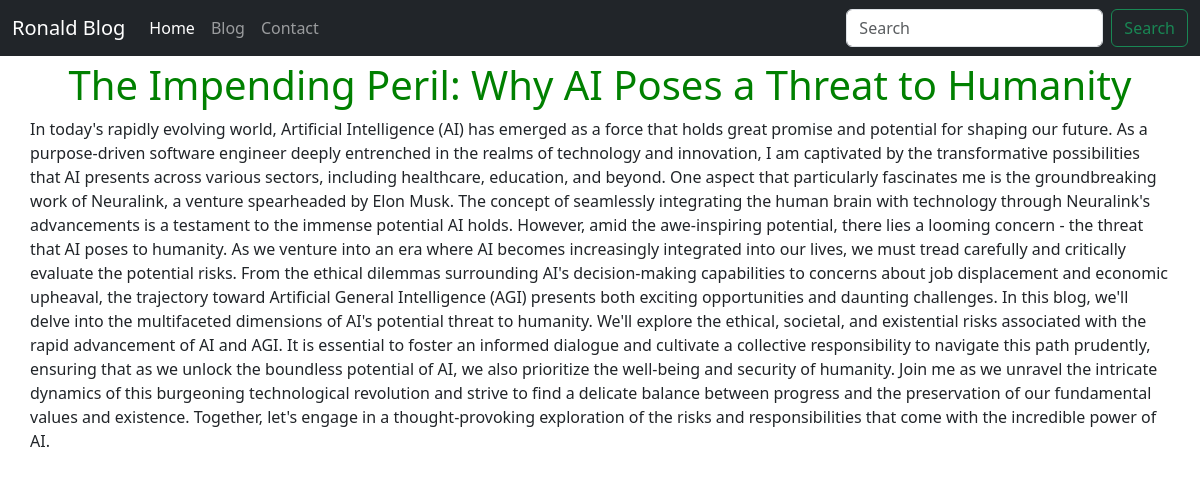
The app's page /blogpost/why-aI-poses-a-threat-to-humanity-1 with its own data.
### blog/models.py (models this page shows, shortened)
class Blog(models.Model):
    sno = models.AutoField(primary_key=True)
    title = models.CharField(max_length=200)
    content = models.TextField()
    slug = models.CharField(max_length=100)
    time = models.DateTimeField(auto_now_add=True)

### blog/views.py (the view)
# urls.py: path("blogpost/<str:slug>", views.blogpost, name="blogpost"),
def blogpost(request, slug):
    blog = Blog.objects.filter(slug=slug).first()
    context = {"blog": blog}
    return render(request, 'blogpost.html', context=context)

### templates/blogpost.html (shortened to what this page needs)
{% extends "base.html" %}
{% block body %}
<div class="container">
    <h1 style="text-align:center; color: green; margin-top: 5px">{{blog.title}}</h1>
    <div class="row">{{blog.content | safe}}</div>
</div>
{% endblock body %}

### records on screen
Blog: title "The Impending Peril: Why AI Poses a Threat to Humanity", content "In today's rapidly evolving world, Artificial Intelligence (AI) has emerged as a force that holds great promise and potential for shaping our future. As a purpose-driven software engineer deeply entrenched in the realms of technology and innovation, I am captivated by the transformative possibilities that AI presents across various sectors, including healthcare, education, and beyond. One aspect that particularly fascinates me is the groundbreaking work of Neuralink, a venture spearheaded by Elon Musk. The concept of seamlessly integrating the human brain with technology through Neuralink's advancements is a testament to the immense potential AI holds. However, amid the awe-inspiring…"
